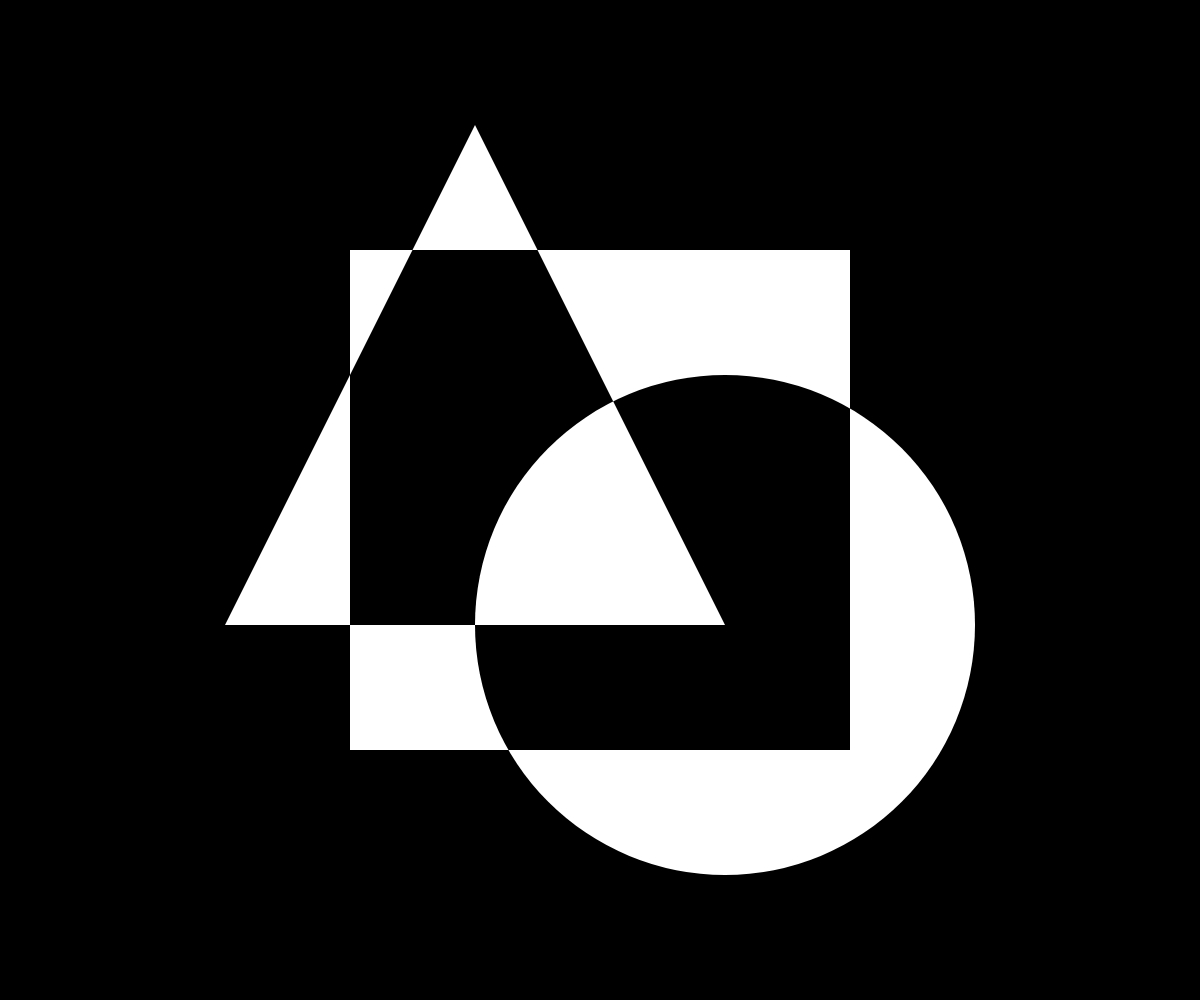
Frame 1 (no input)
Frame 60 (no input): identical to frame 1, image omitted
Frame 120 (the mouse pressed at the canvas centre since frame 60): identical to frame 1, image omitted

The p5.js sketch that drew this single still picture (run headless with seeded random() and noise() and a simulated clock; from frame 60 on, the mouse is pressed at the canvas centre):

// p5.js sketch
// ── sketch.js
function setup() {
    createCanvas(windowWidth, windowHeight)
}

function windowResized() {
    resizeCanvas(windowWidth, windowHeight)
}


function draw() {
    blendMode(BLEND)

    // Black background，先设置样式
    background(0)

    fill(255)

    // 从底下的图像中减去颜色
    blendMode(DIFFERENCE)

    // Center of screen
    const x = width / 2
    const y = height / 2

    // Fraction of screen dim
    const dim = min(width, height)
    const size = dim * 0.5

    // 将内容设置为中心点
    rectMode(CENTER)
    rect(x, y, size, size)

    // push() 函数将储存当时的绘画样式设置及变形，而 pop() 将恢复这些设置
    push()

    translate(size / 4, size / 4)
    ellipse(x, y, size, size)
    pop()

    push()
    translate(-size / 4, -size / 4)
    triangle(
        x, y - size / 2,
        x + size / 2, y + size / 2,
        x - size / 2, y + size / 2
    )
    pop()
}
